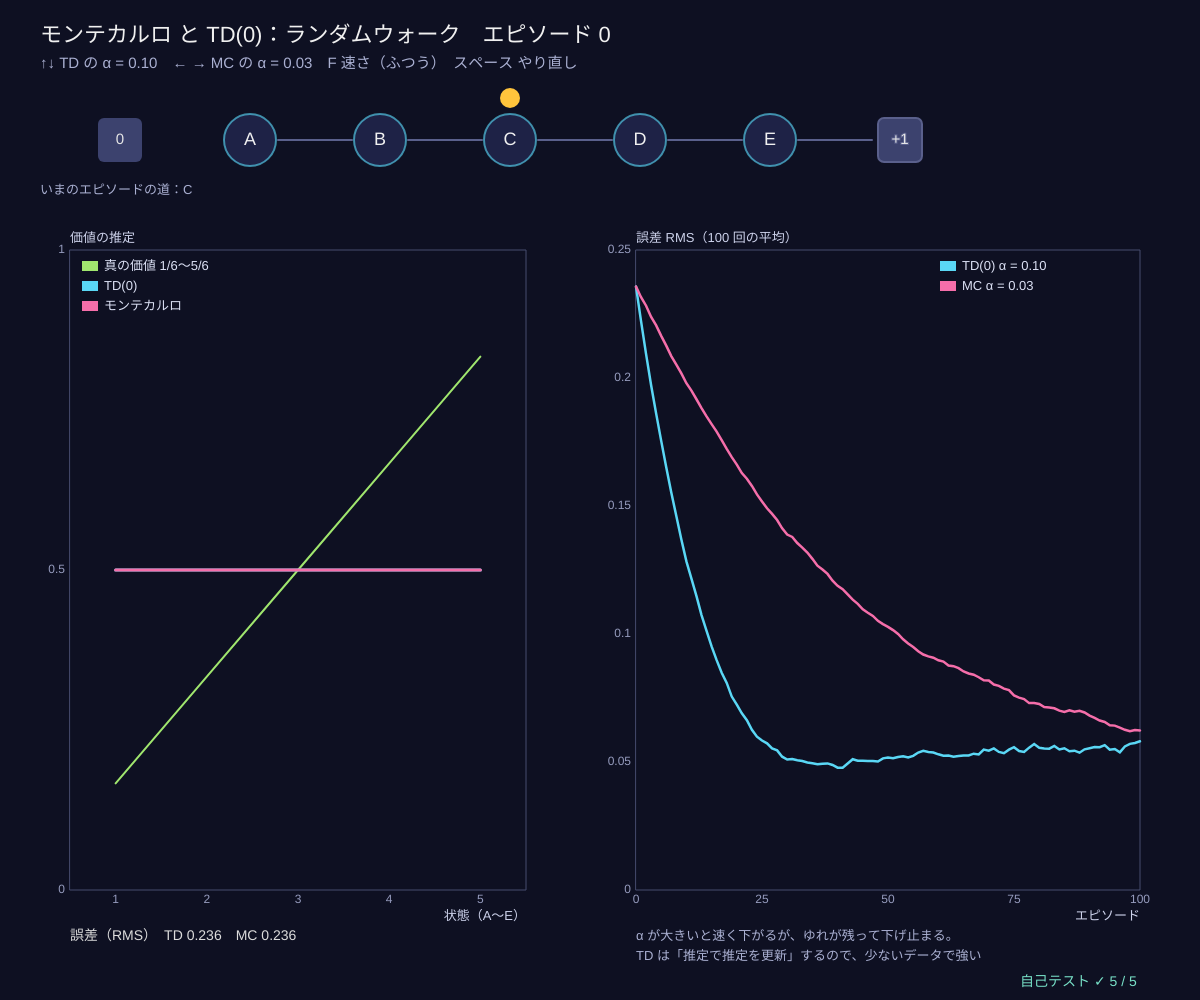
Frame 1 (no input)
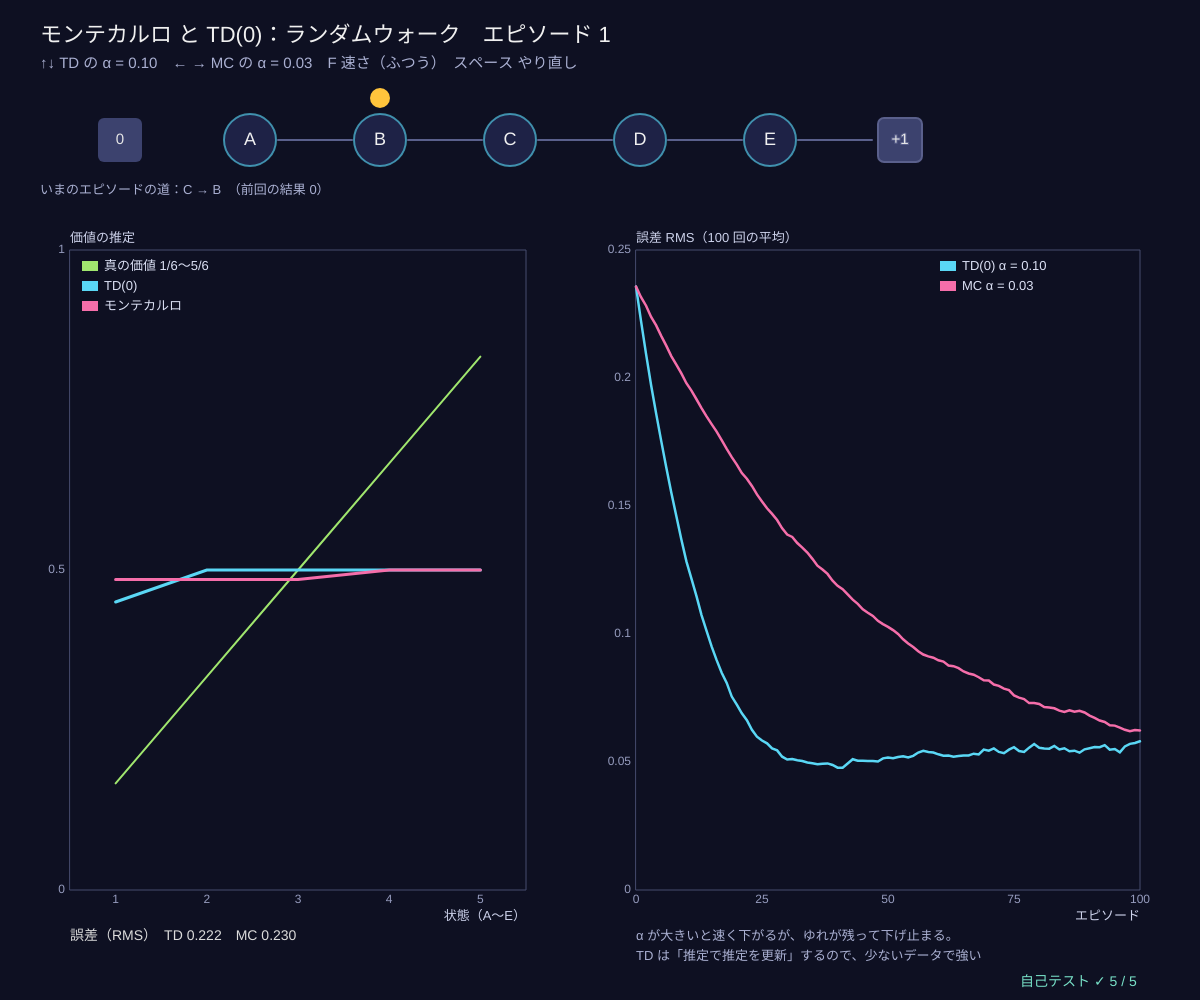
Frame 60 (no input)
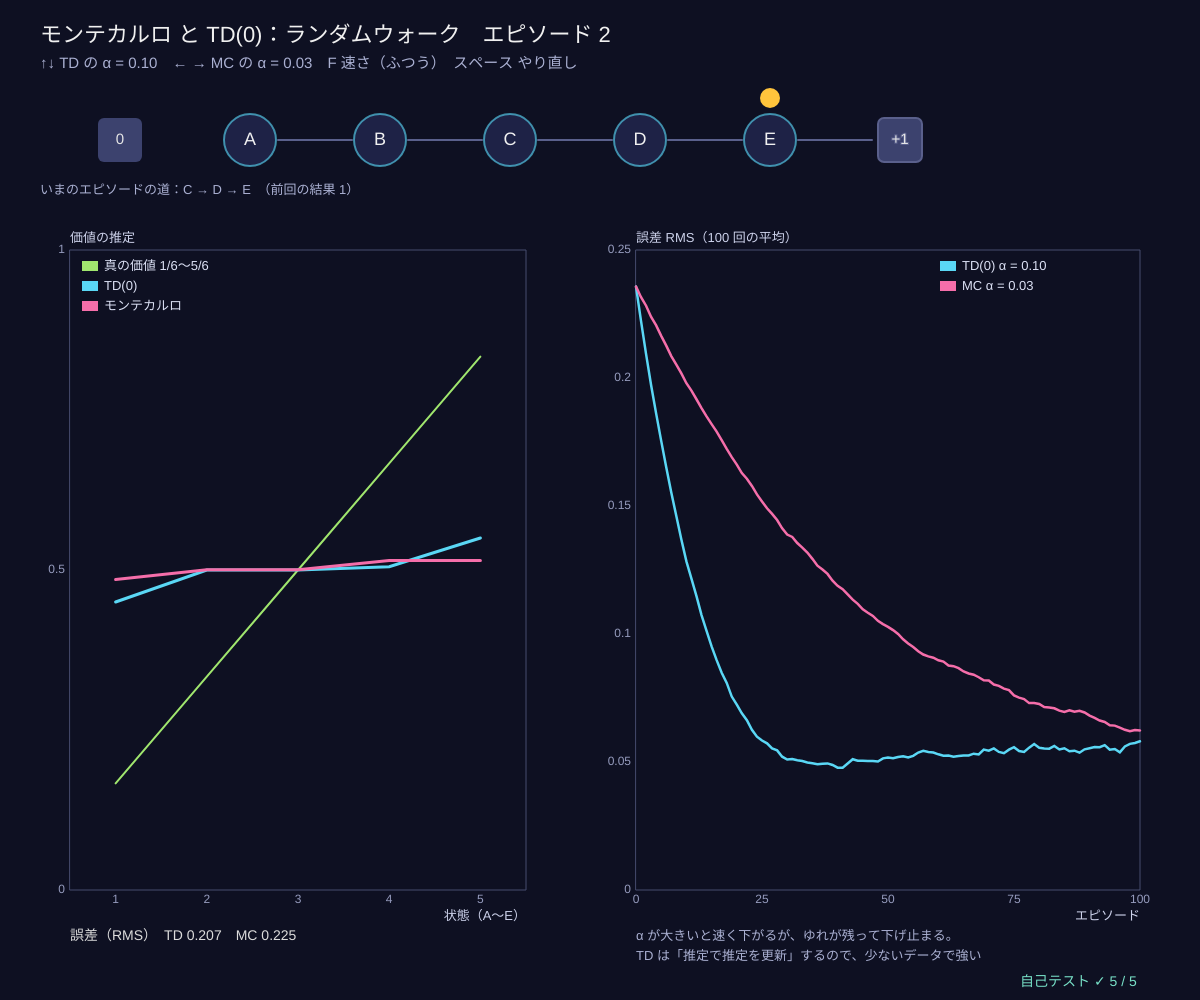
Frame 120 (the mouse pressed at the canvas centre since frame 60)

The p5.js sketch that drew these frames (run headless with seeded random() and noise() and a simulated clock; from frame 60 on, the mouse is pressed at the canvas centre):

// p5.js sketch
// ── sketch.js
// ============================================
// 04 モンテカルロと TD 学習 ─ 5 つの状態 A〜E のランダムウォーク（真ん中 C から出発、左右に 1/2 ずつ）
// 右はしに出たら報酬 1、左はしなら 0。真の価値 = 右に出る確率 = 1/6, 2/6, …, 5/6。
// モンテカルロ（MC）はエピソードの最後まで待って「実際の結果」に近づける。TD(0) は 1 歩ごとに「次の状態の推定」に近づける
// ↑↓ TD の学習率 α / ← → MC の学習率 α / F 速さ / スペース やり直し
// ============================================

let alphaTD = 0.1, alphaMC = 0.03;       // ★ 学習率（↑↓ と ← → で変える）
const N_EPIS = 100, N_RUNS = 100;        // ★ 誤差の曲線：100 エピソード × 100 回の平均
const TRUE_V = [1, 2, 3, 4, 5].map((i) => i / 6);
let vTD, vMC, walker = 3, path = [3], episodes = 0, fast = false, rmsTD, rmsMC, runsDone = 0, lastR = null;

function setup() { createCanvas(windowWidth, windowHeight); selfTest(); seedRng(9); resetAll(); }
function resetAll() { vTD = [0, 0.5, 0.5, 0.5, 0.5, 0.5, 0]; vMC = vTD.slice(); walker = 3; path = [3]; episodes = 0; resetCurves(); }
function resetCurves() { rmsTD = new Array(N_EPIS + 1).fill(0); rmsMC = new Array(N_EPIS + 1).fill(0); runsDone = 0; }
function rms(V) { let e = 0; for (let i = 1; i <= 5; i++) e += (V[i] - TRUE_V[i - 1]) ** 2; return Math.sqrt(e / 5); }

// 状態の番号：0 = 左はし（終わり）、1〜5 = A〜E、6 = 右はし（終わり）
function walkStep(s) { return s + (rnd() < 0.5 ? -1 : 1); }
// ★ TD(0)：V(s) ← V(s) + α (r + V(s′) − V(s))。終わりの状態の価値は 0
function tdUpdate(V, s, s2, alpha) { let r = s2 === 6 ? 1 : 0, v2 = s2 === 0 || s2 === 6 ? 0 : V[s2]; V[s] += alpha * (r + v2 - V[s]); }
// ★ 初回訪問モンテカルロ：エピソードで最初に来た状態ごとに V(s) ← V(s) + α (G − V(s))（G = 最後の報酬）
function mcUpdate(V, states, G, alpha, counts) {
  let seen = {};
  for (let s of states) { if (seen[s]) continue; seen[s] = true; if (counts) { counts[s]++; V[s] += (G - V[s]) / counts[s]; } else V[s] += alpha * (G - V[s]); }
}
function runEpisodeTD(V, alpha) { let s = 3; for (;;) { let s2 = walkStep(s); tdUpdate(V, s, s2, alpha); if (s2 === 0 || s2 === 6) return; s = s2; } }
function runEpisodeMC(V, alpha, counts) { let s = 3, states = [3]; for (;;) { s = walkStep(s); if (s === 0 || s === 6) break; states.push(s); } mcUpdate(V, states, s === 6 ? 1 : 0, alpha, counts); }
function curveRun(acc, isTD, alpha, runs) {  // 1 回分の誤差の曲線を足しこむ
  let V = [0, 0.5, 0.5, 0.5, 0.5, 0.5, 0]; acc[0] += rms(V) / runs;
  for (let e = 1; e <= N_EPIS; e++) { isTD ? runEpisodeTD(V, alpha) : runEpisodeMC(V, alpha); acc[e] += rms(V) / runs; }
}
function demoStep() {                     // 画面のエージェントを 1 歩（TD はすぐ更新、MC は最後に）
  let s2 = walkStep(walker); tdUpdate(vTD, walker, s2, alphaTD);
  if (s2 === 0 || s2 === 6) { mcUpdate(vMC, path, s2 === 6 ? 1 : 0, alphaMC); lastR = s2 === 6 ? 1 : 0; episodes++; walker = 3; path = [3]; }
  else { walker = s2; path.push(s2); }
}

function draw() {
  background(...BG);
  let t0 = performance.now();
  if (fast) { while (performance.now() - t0 < 3) demoStep(); } else if (frameCount % 10 === 0) demoStep();
  while (runsDone < N_RUNS && performance.now() - t0 < 6) { curveRun(rmsTD, true, alphaTD, N_RUNS); curveRun(rmsMC, false, alphaMC, N_RUNS); runsDone++; }

  noStroke(); fill(240); textSize(22); textAlign(LEFT, BASELINE);
  text('モンテカルロ と TD(0)：ランダムウォーク　エピソード ' + episodes, 40, 42);
  fill(170, 176, 210); textSize(15);
  text('↑↓ TD の α = ' + alphaTD.toFixed(2) + '　← → MC の α = ' + alphaMC.toFixed(2) + '　F 速さ（' + (fast ? '速い' : 'ふつう') + '）　スペース やり直し', 40, 68);

  // ---- 一列の状態
  let cx0 = 120, gapX = Math.min(130, (width - 240) / 6), cy = 140;
  for (let i = 0; i <= 6; i++) {
    let x = cx0 + i * gapX;
    if (i === 0 || i === 6) { fill(60, 66, 110); rect(x - 22, cy - 22, 44, 44, 6); fill(230); textAlign(CENTER, CENTER); textSize(15); text(i === 6 ? '+1' : '0', x, cy); continue; }
    fill(30, 34, 70); stroke(...CYAN, 160); strokeWeight(2); circle(x, cy, 52);
    noStroke(); fill(240); textAlign(CENTER, CENTER); textSize(18); text('ABCDE'[i - 1], x, cy);
    if (i < 6) { stroke(90, 96, 140); line(x + 28, cy, x + gapX - 28, cy); }
  }
  noStroke(); fill(...GOLD); circle(cx0 + walker * gapX, cy - 42, 20);
  fill(170, 176, 210); textSize(13); textAlign(LEFT, CENTER);
  text('いまのエピソードの道：' + path.map((s) => 'ABCDE'[s - 1]).join(' → ') + (lastR !== null ? '　（前回の結果 ' + lastR + '）' : ''), 40, cy + 50);

  // ---- 推定値（画面の 1 回の学習）
  let g = { x: 70, y: 250, w: width * 0.38, h: height - 360, x0: 0.5, x1: 5.5, y0: 0, y1: 1 };
  plotAxes(g, '状態（A〜E）', '価値の推定', [1, 2, 3, 4, 5], [0, 0.5, 1]);
  stroke(...LIME); strokeWeight(2); polyline(TRUE_V.map((v, i) => [gX(g, i + 1), gY(g, v)]));
  stroke(...CYAN); strokeWeight(3); polyline([1, 2, 3, 4, 5].map((i) => [gX(g, i), gY(g, vTD[i])]));
  stroke(...PINK); polyline([1, 2, 3, 4, 5].map((i) => [gX(g, i), gY(g, vMC[i])]));
  legend(g.x + 12, g.y + 16, [[LIME, '真の価値 1/6〜5/6'], [CYAN, 'TD(0)'], [PINK, 'モンテカルロ']]);
  noStroke(); fill(220); textSize(14); textAlign(LEFT, BASELINE);
  text('誤差（RMS）　TD ' + fmtN(rms(vTD), 3) + '　MC ' + fmtN(rms(vMC), 3), g.x, g.y + g.h + 50);

  // ---- 誤差の曲線（100 回の平均）
  let h = { x: width * 0.53, y: 250, w: width * 0.42, h: height - 360, x0: 0, x1: N_EPIS, y0: 0, y1: 0.25 };
  plotAxes(h, 'エピソード', '誤差 RMS（' + runsDone + ' 回の平均）', [0, 25, 50, 75, 100], [0, 0.05, 0.1, 0.15, 0.2, 0.25]);
  if (runsDone > 0) {
    drawCurve(h, rmsTD.map((v) => (v * N_RUNS) / runsDone), CYAN, 2.5);
    drawCurve(h, rmsMC.map((v) => (v * N_RUNS) / runsDone), PINK, 2.5);
  }
  legend(h.x + h.w - 200, h.y + 16, [[CYAN, 'TD(0) α = ' + alphaTD.toFixed(2)], [PINK, 'MC α = ' + alphaMC.toFixed(2)]]);
  noStroke(); fill(170, 176, 210); textSize(13); textAlign(LEFT, BASELINE);
  text('α が大きいと速く下がるが、ゆれが残って下げ止まる。', h.x, h.y + h.h + 50);
  text('TD は「推定で推定を更新」するので、少ないデータで強い', h.x, h.y + h.h + 70);
  drawSelfTest(width - 180, height - 14);
}

function keyPressed() {
  let old = [alphaTD, alphaMC];
  if (key === UP_ARROW) alphaTD = Math.min(0.5, Math.round((alphaTD + 0.01) * 100) / 100);
  if (key === DOWN_ARROW) alphaTD = Math.max(0.01, Math.round((alphaTD - 0.01) * 100) / 100);
  if (key === RIGHT_ARROW) alphaMC = Math.min(0.5, Math.round((alphaMC + 0.01) * 100) / 100);
  if (key === LEFT_ARROW) alphaMC = Math.max(0.01, Math.round((alphaMC - 0.01) * 100) / 100);
  if (old[0] !== alphaTD || old[1] !== alphaMC) resetCurves();
  if (key === 'f' || key === 'F') fast = !fast;
  if (key === ' ') resetAll();
  return false;
}

// ---- 自己テスト
function selfTest() {
  selfTestResults = [];
  seedRng(1);
  let V = [0, 0.5, 0.5, 0.5, 0.5, 0.5, 0], counts = new Array(7).fill(0);
  for (let e = 0; e < 3000; e++) runEpisodeMC(V, 0, counts);
  check('モンテカルロ（標本平均）3000 エピソード：RMS ' + fmtN(rms(V), 4) + ' < 0.05', rms(V) < 0.05);
  seedRng(1); let W = [0, 0.5, 0.5, 0.5, 0.5, 0.5, 0];
  for (let e = 0; e < 3000; e++) runEpisodeTD(W, 0.01);
  check('TD(0)（α = 0.01）3000 エピソード：RMS ' + fmtN(rms(W), 4) + ' < 0.05', rms(W) < 0.05);
  let T = [0].concat(TRUE_V, [0]), okFix = true;
  for (let s = 1; s <= 5; s++) { let exp = 0.5 * ((s - 1 === 0 ? 0 : T[s - 1]) - T[s]) + 0.5 * ((s + 1 === 6 ? 1 : T[s + 1]) - T[s]); if (!near(exp, 0, 1e-12)) okFix = false; }
  check('真の価値 i/6 では TD の更新の期待値がちょうど 0（ベルマン方程式の解）', okFix);
  seedRng(2); let a = new Array(N_EPIS + 1).fill(0); for (let r = 0; r < 100; r++) curveRun(a, true, 0.05, 100);
  let bestMC = Infinity;
  for (let al of [0.01, 0.02, 0.03, 0.04]) { let b = new Array(N_EPIS + 1).fill(0); for (let r = 0; r < 100; r++) curveRun(b, false, al, 100); bestMC = Math.min(bestMC, meanOf(b.slice(50))); }
  check('100 回平均・エピソード 50〜100 の誤差：TD(α = 0.05) ' + fmtN(meanOf(a.slice(50)), 3) + ' < MC のいちばん良い α ' + fmtN(bestMC, 3), meanOf(a.slice(50)) < bestMC);
  check('誤差は 1 エピソード目より 100 エピソード目のほうが小さい（TD）', a[100] < a[1] && noNaN(a));
  reportSelfTest();
}

// ---------- やってみよう ----------
// 1. TD の α を 0.15 → 0.05 にすると、曲線はどう変わる？（速さと最後の誤差のかけひき）
// 2. MC の α をいろいろ変えて、TD より良くなる α はある？
// 3. F で速くして、画面の推定値（左のグラフ）が真の値 1/6〜5/6 にどう近づくか見よう
// 4. 状態を 19 個にふやすと？（TRUE_V も変える）
// 5. α を 1/（その状態に来た回数）にすると、MC はただの平均になる。これが標本平均

// ==================================================
// ここから下は「強化学習の道具」（中身は読まなくても OK。消さないでね）
// ==================================================
// ---- 色と小さな道具
const BG = [14, 16, 34];                // 背景（アーケードの紺）
const GOLD = [255, 196, 60], CYAN = [90, 215, 245], PINK = [245, 110, 170], LIME = [160, 230, 110], VIOLET = [175, 140, 255];
function clampv(v, a, b) { return v < a ? a : v > b ? b : v !== v ? a : v; }     // NaN なら a に戻す
function argmaxR(q) {                  // いちばん大きい値の番号（同点はランダムに 1 つ）
  let m = -Infinity, best = [];
  for (let i = 0; i < q.length; i++) {
    if (q[i] > m + 1e-12) { m = q[i]; best = [i]; } else if (Math.abs(q[i] - m) <= 1e-12) best.push(i);
  }
  return best.length ? best[Math.floor(rnd() * best.length)] : 0;
}
function argmaxFirst(q) { let b = 0; for (let i = 1; i < q.length; i++) if (q[i] > q[b]) b = i; return b; }   // 同点は若い番号
function maxOf(q) { let m = -Infinity; for (let v of q) if (v > m) m = v; return m; }
function epsGreedy(q, eps) { return rnd() < eps ? Math.floor(rnd() * q.length) : argmaxR(q); }   // ε の確率でランダム、ほかは貪欲
function softmaxArr(h, tau) {          // ボルツマン分布 exp(h/τ) / Σ（大きい数でもあふれないように最大値を引く）
  let m = maxOf(h), e = h.map((v) => Math.exp((v - m) / (tau || 1))), s = e.reduce((a, b) => a + b, 0);
  return e.map((v) => v / s);
}
function sampleFrom(p) { let u = rnd(), c = 0; for (let i = 0; i < p.length; i++) { c += p[i]; if (u < c) return i; } return p.length - 1; }
function meanOf(a) { return a.length ? a.reduce((s, v) => s + v, 0) / a.length : 0; }
function fmtN(v, d) { if (typeof v !== 'number' || v !== v) return '?'; let s = v.toFixed(d === undefined ? 2 : d); return s === '-0.00' || s === '-0.0' || s === '-0' ? s.slice(1) : s; }
// ---- 種つきの乱数（同じ種なら毎回同じ列 → 実験をくり返せる）
let rngState = 1;
function seedRng(s) { rngState = (s >>> 0) || 1; }
function rnd() {                       // 0〜1 の一様乱数（mulberry32）
  rngState = (rngState + 0x6d2b79f5) >>> 0;
  let t = rngState;
  t = Math.imul(t ^ (t >>> 15), t | 1);
  t ^= t + Math.imul(t ^ (t >>> 7), t | 61);
  return ((t ^ (t >>> 14)) >>> 0) / 4294967296;
}
function rndInt(a, b) { return a + Math.floor(rnd() * (b - a + 1)); }
function randn() { let u = 1 - rnd(), v = rnd(); return Math.sqrt(-2 * Math.log(u)) * Math.cos(2 * Math.PI * v); }   // 標準正規分布
// ---- グラフの道具：g = { x, y, w, h, x0, x1, y0, y1 }
function gX(g, v) { return g.x + clampv((v - g.x0) / (g.x1 - g.x0), -0.02, 1.02) * g.w; }
function gY(g, v) { return g.y + g.h - clampv((v - g.y0) / (g.y1 - g.y0), -0.02, 1.02) * g.h; }
function plotAxes(g, xl, yl, xt, yt) {
  stroke(70, 76, 110); strokeWeight(1); noFill(); rect(g.x, g.y, g.w, g.h);
  noStroke(); fill(150, 156, 190); textSize(12); textAlign(CENTER, TOP);
  for (let v of xt) text(+v.toPrecision(3), gX(g, v), g.y + g.h + 4);
  textAlign(RIGHT, CENTER);
  for (let v of yt) text(+v.toPrecision(3), g.x - 5, gY(g, v));
  textAlign(LEFT, BASELINE); fill(205, 210, 235); textSize(13);
  text(xl, g.x + g.w - textWidth(xl), g.y + g.h + 30); text(yl, g.x, g.y - 8);
}
function polyline(pts) {               // 点が 2 つ以上あるときだけ折れ線を描く（空の beginShape を作らない）
  if (pts.length < 2) return;
  noFill(); beginShape(); for (let p of pts) vertex(p[0], p[1]); endShape();
}
function smoothArr(a, k) {             // 直前 k 個の平均（ギザギザの学習曲線をならす）
  let out = [], s = 0;
  for (let i = 0; i < a.length; i++) { s += a[i]; if (i >= k) s -= a[i - k]; out.push(s / Math.min(i + 1, k)); }
  return out;
}
function drawCurve(g, arr, col, sw, xOff) {   // arr[i] を x = i (+ xOff) に。長いときは間引いて 600 点まで
  let n = arr.length, stride = Math.max(1, Math.ceil(n / 600)), pts = [];
  for (let i = 0; i < n; i += stride) pts.push([gX(g, i + (xOff || 0)), gY(g, arr[i])]);
  if (n > 1 && (n - 1) % stride) pts.push([gX(g, n - 1 + (xOff || 0)), gY(g, arr[n - 1])]);
  stroke(...col); strokeWeight(sw || 2); polyline(pts);
}
function legend(x, y, items) {         // items = [[色, 名前], …]
  textSize(13); textAlign(LEFT, CENTER);
  for (let [c, s] of items) { noStroke(); fill(...c); rect(x, y - 5, 16, 10); fill(220, 225, 245); text(s, x + 22, y); y += 20; }
}
// ---- 自己テストの道具
let selfTestResults = [];
function check(name, cond) { selfTestResults.push({ name, ok: !!cond }); }
function near(a, b, tol) { return a !== null && a !== undefined && isFinite(a) && Math.abs(a - b) <= (tol === undefined ? 1e-9 : tol); }
function noNaN(v) { return Array.isArray(v) || ArrayBuffer.isView(v) ? Array.from(v).every(noNaN) : !(typeof v === 'number' && !isFinite(v)); }
function reportSelfTest() { for (let r of selfTestResults) (r.ok ? console.log : console.error)((r.ok ? '✓ ' : '✗ ') + r.name); }
function selfTestLine() { let n = selfTestResults.filter((r) => r.ok).length; return '自己テスト ' + (n === selfTestResults.length ? '✓ ' : '✗ ') + n + ' / ' + selfTestResults.length; }
function drawSelfTest(x, y) { noStroke(); fill(selfTestResults.every((r) => r.ok) ? color(120, 225, 200) : color(255, 90, 120)); textSize(14); textAlign(LEFT, BASELINE); text(selfTestLine(), x, y); }
